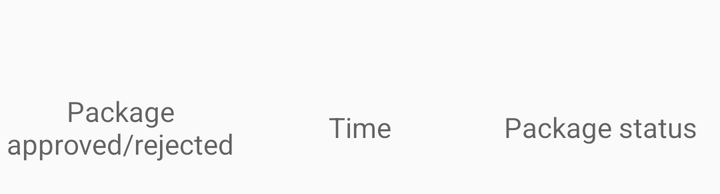
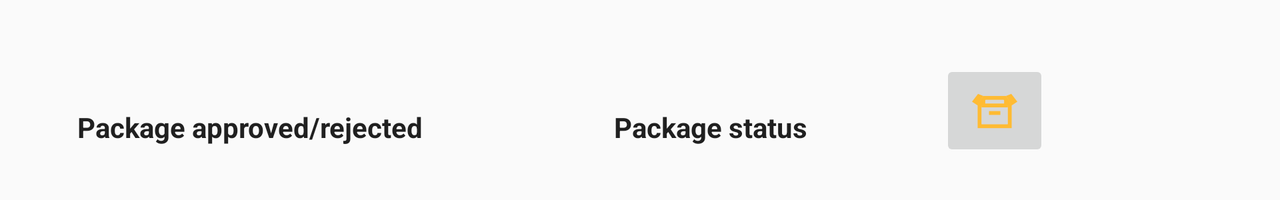

Compare how this app lays out the same screen by default and in its alternative resource folder. The renders come first, then the two layout files and the values they reference.
<!-- AndroidManifest.xml: application theme AppTheme -->
<!-- res/layout/activity_packages.xml -->
<?xml version="1.0" encoding="utf-8"?>
<LinearLayout xmlns:android="http://schemas.android.com/apk/res/android"
    android:orientation="vertical"
    android:layout_width="match_parent"
    android:layout_height="wrap_content"
    android:paddingTop="30dp">

    <LinearLayout
        android:layout_width="match_parent"
        android:layout_height="wrap_content"
        android:orientation="horizontal">

        <TextView
            android:layout_width="120dp"
            android:layout_height="wrap_content"
            android:hint="Package approved/rejected"
            android:id="@+id/package_approved_rejected"
            android:gravity="center"/>

        <TextView
            android:layout_width="120dp"
            android:layout_height="wrap_content"
            android:hint="Time"
            android:id="@+id/package_id"
            android:gravity="center"/>

        <TextView
            android:layout_width="120dp"
            android:layout_height="67dp"
            android:hint="Package status"
            android:id="@+id/package_status"
            android:gravity="center"/>

    </LinearLayout>

</LinearLayout>
<!-- resources referenced by this layout -->
<resources>
  <style name="AppTheme" parent="Theme.AppCompat.Light.NoActionBar">
          
          <item name="colorPrimary">@color/colorPrimary</item>
          <item name="colorPrimaryDark">@color/colorPrimaryDark</item>
          <item name="colorAccent">@color/colorAccent</item>
      </style>
</resources>
<!-- res/layout-land/activity_packages.xml (the repository's variant of the layout above) -->
<!-- drawn on the phone turned sideways -->
<?xml version="1.0" encoding="utf-8"?>
<LinearLayout xmlns:android="http://schemas.android.com/apk/res/android"
              android:layout_width="match_parent"
              android:layout_height="100dp"
              android:orientation="vertical"
              android:paddingLeft="10dp"
              android:paddingRight="10dp"
              android:paddingTop="30dp">

    <LinearLayout
        android:layout_width="match_parent"
        android:layout_height="wrap_content"
        android:orientation="horizontal">

        <TextView
            android:id="@+id/package_approved_rejected"
            android:layout_width="230dp"
            android:layout_height="wrap_content"
            android:gravity="center"
            android:hint="Package approved/rejected"
            android:textColor="#001933"
            android:textColorHint="#202020"
            android:textStyle="bold"/>
        <TextView
            android:id="@+id/package_status"
            android:layout_width="230dp"
            android:layout_height="67dp"
            android:gravity="center"
            android:hint="Package status"
            android:textColor="#001933"
            android:textColorHint="#202020"
            android:textStyle="bold"/>

        <ImageButton
            android:layout_width="wrap_content"
            android:layout_height="wrap_content"
            android:src="@drawable/mypackage"
            android:id="@+id/package_list_info_btn"/>


    </LinearLayout>

</LinearLayout>
<!-- resources referenced by the variant -->
<!-- as the phone turned sideways resolves them -->
<resources>
  <!-- drawable mypackage: png bitmap (drawable-hdpi, 740 bytes) -->
  <style name="AppTheme" parent="Theme.AppCompat.Light.NoActionBar">
          
          <item name="colorPrimary">@color/colorPrimary</item>
          <item name="colorPrimaryDark">@color/colorPrimaryDark</item>
          <item name="colorAccent">@color/colorAccent</item>
      </style>
</resources>
